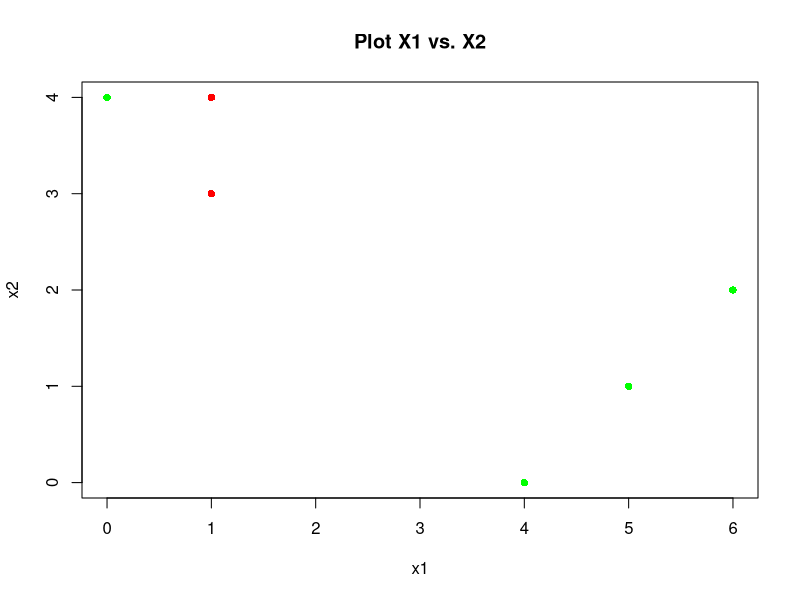
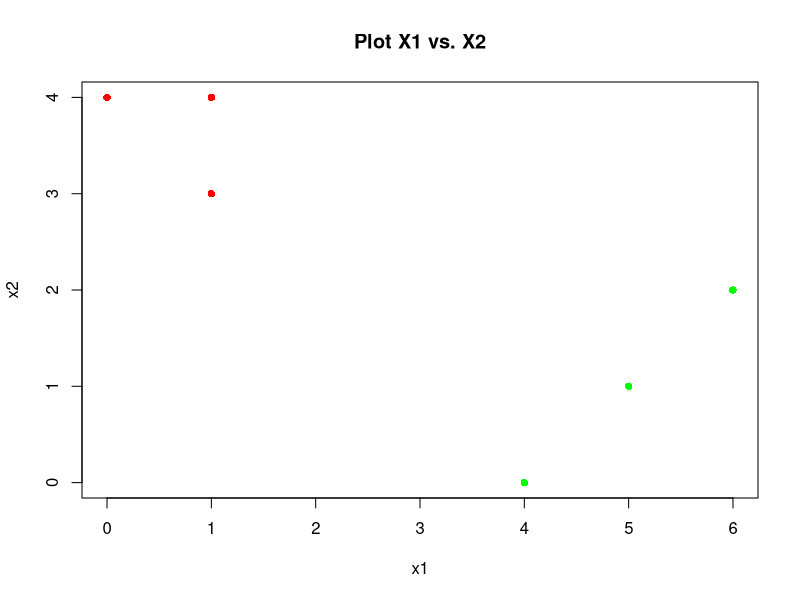

Here is the R script that generated these plots, in order:
#Problem 2

x1=c(1,1,0,5,6,4)
x2=c(4,3,4,1,2,0)
Data1=cbind(x1,x2)


#Part A
plot(Data1, pch=16, main="Plot X1 vs. X2")

#Part B
Cluster1B=cbind(c(1,1),c(4,3))
Cluster2B=cbind(c(0,5,6,4),c(4,1,2,0))
points(Cluster1B, col="red", pch=16)
points(Cluster2B, col="green", pch=16)

#Part C
Cluster1C=cbind(c(1,1,0), c(4,3,4))
Cluster2C=cbind(c(5,6,4), c(1,2,0))
plot(Cluster1C, pch=16, main="Plot X1 vs. X2", col="red", xlim=c(0,6), 
     ylim=c(0,4), xlab="x1", ylab="x2")
points(Cluster2C, col="green", pch=16)
